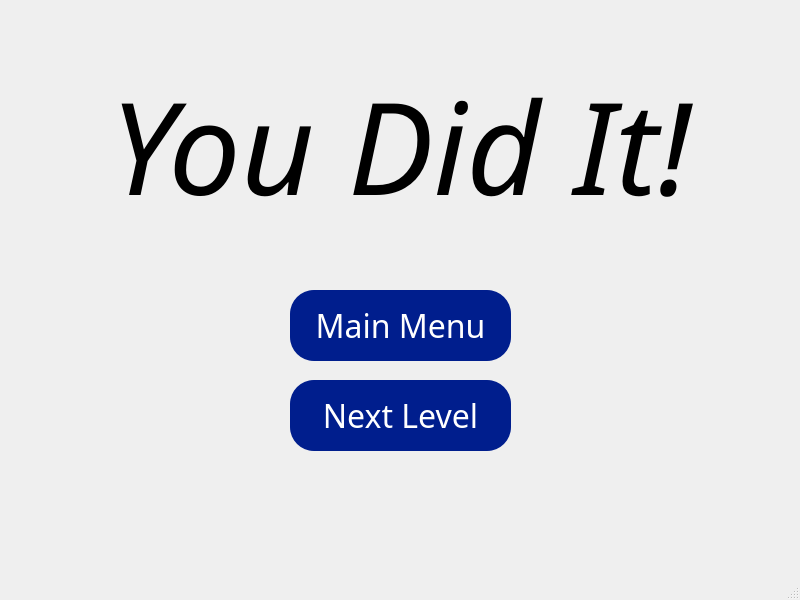
<?xml version="1.0" encoding="UTF-8"?>
<ui version="4.0">
 <class>CelebrationWindow</class>
 <widget class="QMainWindow" name="CelebrationWindow">
  <property name="geometry">
   <rect>
    <x>0</x>
    <y>0</y>
    <width>800</width>
    <height>600</height>
   </rect>
  </property>
  <property name="sizePolicy">
   <sizepolicy hsizetype="Fixed" vsizetype="Fixed">
    <horstretch>0</horstretch>
    <verstretch>0</verstretch>
   </sizepolicy>
  </property>
  <property name="minimumSize">
   <size>
    <width>800</width>
    <height>600</height>
   </size>
  </property>
  <property name="maximumSize">
   <size>
    <width>800</width>
    <height>600</height>
   </size>
  </property>
  <property name="windowTitle">
   <string>Easy Cheese</string>
  </property>
  <widget class="CelebrationWidget" name="centralwidget">
   <widget class="QPushButton" name="mainMenuButton">
    <property name="geometry">
     <rect>
      <x>290</x>
      <y>290</y>
      <width>221</width>
      <height>71</height>
     </rect>
    </property>
    <property name="font">
     <font>
      <family>Wawati TC</family>
      <pointsize>24</pointsize>
     </font>
    </property>
    <property name="cursor">
     <cursorShape>PointingHandCursor</cursorShape>
    </property>
    <property name="styleSheet">
     <string notr="true">QPushButton {
  background-color: #001E8D;
  color: white;
  border-radius: 24px;
}

QPushButton::hover {
  background-color: #201E8D;
}

QPushButton::pressed {
  background-color: #331E8D;
}</string>
    </property>
    <property name="text">
     <string>Main Menu</string>
    </property>
   </widget>
   <widget class="QLabel" name="label">
    <property name="geometry">
     <rect>
      <x>0</x>
      <y>40</y>
      <width>801</width>
      <height>211</height>
     </rect>
    </property>
    <property name="font">
     <font>
      <family>Wawati SC</family>
      <pointsize>96</pointsize>
      <italic>true</italic>
     </font>
    </property>
    <property name="text">
     <string>You Did It!</string>
    </property>
    <property name="alignment">
     <set>Qt::AlignCenter</set>
    </property>
   </widget>
   <widget class="QPushButton" name="nextLevelButton">
    <property name="geometry">
     <rect>
      <x>290</x>
      <y>380</y>
      <width>221</width>
      <height>71</height>
     </rect>
    </property>
    <property name="font">
     <font>
      <family>Wawati TC</family>
      <pointsize>24</pointsize>
     </font>
    </property>
    <property name="cursor">
     <cursorShape>PointingHandCursor</cursorShape>
    </property>
    <property name="styleSheet">
     <string notr="true">QPushButton {
  background-color: #001E8D;
  color: white;
  border-radius: 24px;
}

QPushButton::hover {
  background-color: #201E8D;
}

QPushButton::pressed {
  background-color: #331E8D;
}</string>
    </property>
    <property name="text">
     <string>Next Level</string>
    </property>
   </widget>
  </widget>
  <widget class="QMenuBar" name="menubar">
   <property name="geometry">
    <rect>
     <x>0</x>
     <y>0</y>
     <width>800</width>
     <height>21</height>
    </rect>
   </property>
  </widget>
  <widget class="QStatusBar" name="statusbar"/>
 </widget>
 <customwidgets>
  <customwidget>
   <class>CelebrationWidget</class>
   <extends>QWidget</extends>
   <header>celebrationwindow.h</header>
   <container>1</container>
  </customwidget>
 </customwidgets>
 <resources/>
 <connections/>
</ui>
